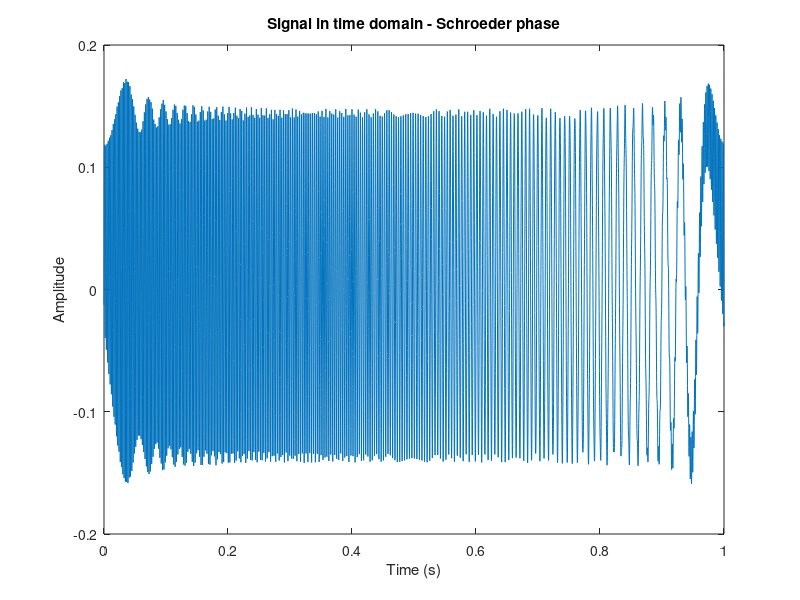
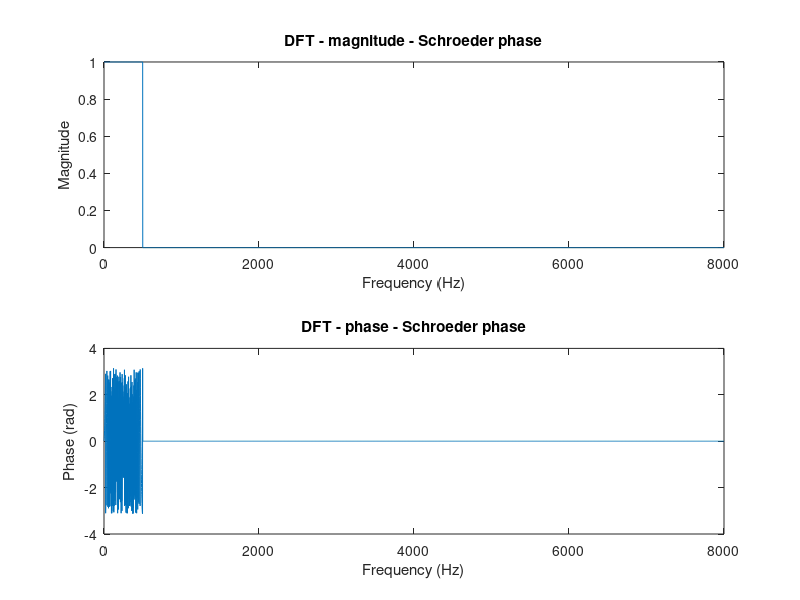

These charts were generated, in order, by the following MATLAB code:
clear; close all; clc;

freq_res = 1;   % Frequency resolution in Hz
fs = 8000;      % Sampling frequency in Hz
rep = 1;       % Number of periods

T = 1/freq_res; % period
t = 0:1/fs:T; % Time axis
N = length(t); % Number of samples

K = 500; % Excited frequencies

RMS_sig = 0.1; % RMS value of the signal

X_schr = zeros(N, 1); % Initialize the spectrum
X_const = zeros(N, 1); % Initialize the spectrum
X_unif = zeros(N, 1); % Initialize the spectrum
X_rand = zeros(N, 1); % Initialize the spectrum
for k = 1:K*T
    phi_schr = (k*(k+1)*pi)/K; % Schroeder phase
    phi_const = 0; % Constant phase
    phi_unif = unifrnd(-pi, pi); % Uniform phase
    phi_rand = unifrnd(-pi, pi); % Random phase
    A_rand = randn(1); % Random amplitude
    X_schr(k) = exp(1j*phi_schr);
    X_const(k) = exp(1j*phi_const);
    X_unif(k) = exp(1j*phi_unif);
    X_rand(k) = A_rand*exp(1j*phi_rand);
end

x_schr = N*real(ifft(X_schr)); % Generate the signal
x_const = N*real(ifft(X_const)); % Generate the signal
x_unif = N*real(ifft(X_unif)); % Generate the signal
x_rand = N*real(ifft(X_rand)); % Generate the signal

x_schr = x_schr*RMS_sig/rms(x_schr); % Normalize the signal
x_const = x_const*RMS_sig/rms(x_const); % Normalize the signal
x_unif = x_unif*RMS_sig/rms(x_unif); % Normalize the signal
x_rand = x_rand*RMS_sig/rms(x_rand); % Normalize the signal

save("x_schr_2_7.mat", "x_schr");
save("x_const_2_7.mat", "x_const");
save("x_unif_2_7.mat", "x_unif");
save("x_rand_2_7.mat", "x_rand");


% Plot (time domain)
figure;
plot((0:length(x_schr)-1)/fs, x_schr);
title('Signal in time domain - Schroeder phase');
xlabel('Time (s)');
ylabel('Amplitude');

% Plot (frequency domain)
figure;
f = 0:freq_res:(N-1)*freq_res;
subplot(2, 1, 1);
plot(f, abs(X_schr(1:length(f))));
title('DFT - magnitude - Schroeder phase');
xlabel('Frequency (Hz)');
ylabel('Magnitude');
subplot(2, 1, 2);
plot(f, angle(X_schr(1:length(f))));
title('DFT - phase - Schroeder phase');
xlabel('Frequency (Hz)');
ylabel('Phase (rad)');
